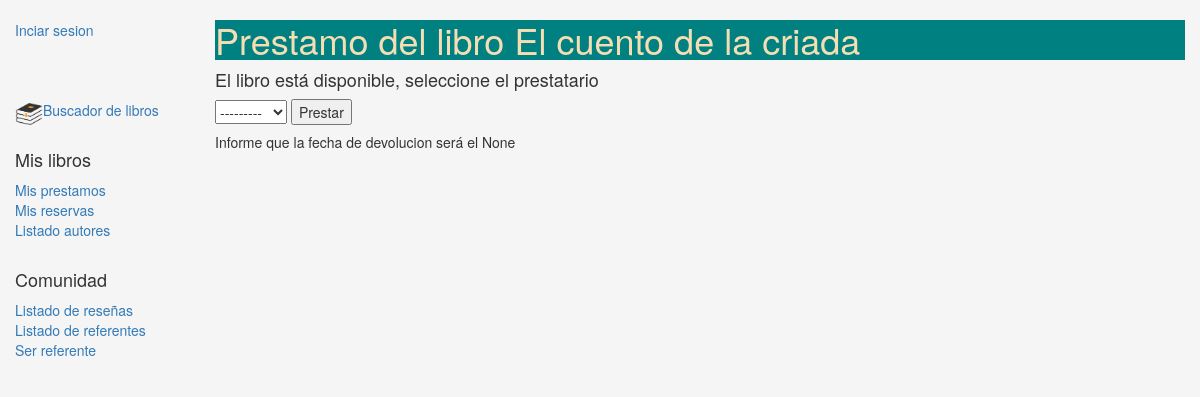
The page /gestion/loanbook/01135d4b-cd60-483f-a4a5-b9c7fbfd592a on the database its author committed.
### gestion/models.py (models this page shows, shortened)
class BookInstance(models.Model):
    id = models.UUIDField(primary_key=True, default=uuid.uuid4, help_text="ID único para este libro particular en toda la biblioteca")
    book = models.ForeignKey('Book', on_delete=models.SET_NULL, null=True, verbose_name = 'Libro')
    imprint = models.CharField(max_length=200, verbose_name = 'Editorial')
    due_back = models.DateField(null=True, blank=True, verbose_name = 'Fecha devolución', help_text = 'Si tiene fecha de devolucion el estado no puede ser Disponible')
    loan_date = models.DateField(null=True, blank=True,)
    LOAN_STATUS = (
        ('o', 'En prestamo'),
        ('a', 'Disponible'),
        ('r', 'Reservado'),
    )
    status = models.CharField(max_length = 1, choices = LOAN_STATUS, blank = True, default='a', verbose_name = 'Estado', help_text = 'No puede estar diponible y con fecha de devolucion')
    MAIN_CLASIFICATION = (
        ('a','Academico'),
        ('l','Literatura'),
        ('n','No ficción'),
    )
    main_class = models.CharField(max_length = 1, choices = MAIN_CLASIFICATION, blank = True, verbose_name = 'Estantería',  help_text = '(Academico, Literatura, No ficción)')
    borrower = models.ForeignKey(User, on_delete=models.SET_NULL, null = True, blank = True, verbose_name="Prestatario")
    class Meta:
        ordering = ["due_back"]
        permissions = (("can_mark_returned", "Set book as returned"),)

class Book(models.Model):
    title = models.CharField(verbose_name = 'Titulo', max_length=200)
    author = models.ForeignKey('Author', on_delete=models.SET_NULL, null=True, verbose_name = 'Autor')
    summary = models.TextField(max_length=1000,
        help_text="Ingrese una breve descripción del libro", verbose_name = 'Resumen')
    isbn = models.CharField('ISBN',max_length=13,
        help_text='13 Caracteres <a href="https://www.isbn-international.org/content/what-isbn">ISBN number</a>')
    genre = models.ManyToManyField(Genre,
        help_text="Seleccione los generos de este libro", verbose_name = 'Genero')
    language = models.ForeignKey(Language, on_delete=models.SET_NULL, null=True, verbose_name = 'Lenguaje')
    image = models.ImageField(upload_to = 'gestion', null = True, blank = True, verbose_name = 'Imagen')
    counter = models.IntegerField(blank = True, null = True, default = 0)
    def __str__(self):
        return self.title
    def display_genre(self):
        return ', '.join([ genre.name for genre in self.genre.all()[:3] ]) #Crea string para el genero (para Admin)
    display_genre.short_description = 'Genre'

### gestion/views.py (the view, shortened to what this page needs)
# urls.py: path('loanbook/<slug:pk>',views.ToLoanBook.as_view(), name ='loan-book'),
class ToLoanBook(generic.UpdateView):
    model = BookInstance
    fields = ['borrower',]
    template_name = 'gestion/loan-book.html'
    success_url = reverse_lazy('all-borrowed')

### gestion/templates/gestion/loan-book.html (shortened to what this page needs)
{% extends "base_generic.html" %}
{% block content %}
<h1>Prestamo del libro {{ bookinstance.book }}</h1>
    <form  role="form"  enctype="multipart/form-data" action="" method="POST" id="upload-image-form">
        {% if object.status == 'a' %}
            <h4>El libro está disponible, seleccione el prestatario</h4>
                {{ form.borrower }}
            <button type="submit" formmethod="post">Prestar</button>
            <br><h5>Informe que la fecha de devolucion será el {{ object.due_back }}</h5>
        {% elif object.status == 'o' %}
            <h4>El usuario {{ object.borrower}} está devolviendo el libro?</h4>
            <button type="submit" formmethod="post">Devuelve</button>
        {% else %}
            <h4>El libro está reservado por {{ object.borrower }}</h4>
            <h4>Confirma que lo retira este usuario?</h4>
                {{ form.borrower }}
            <button type="submit" formmethod="post">Prestar</button>
            <br><h5>Informe que la fecha de devolucion será el {{ due_back }}</h5>
        {% endif %}
    </form>
{% endblock content %}

### gestion/static/css/styles.css (style rules this page uses)
body { background-color: whitesmoke; }
h1 { background-color: teal; color: wheat; }

### rows shown on the page
BookInstance: book "El cuento de la criada", borrower "---------", due_back "None"
